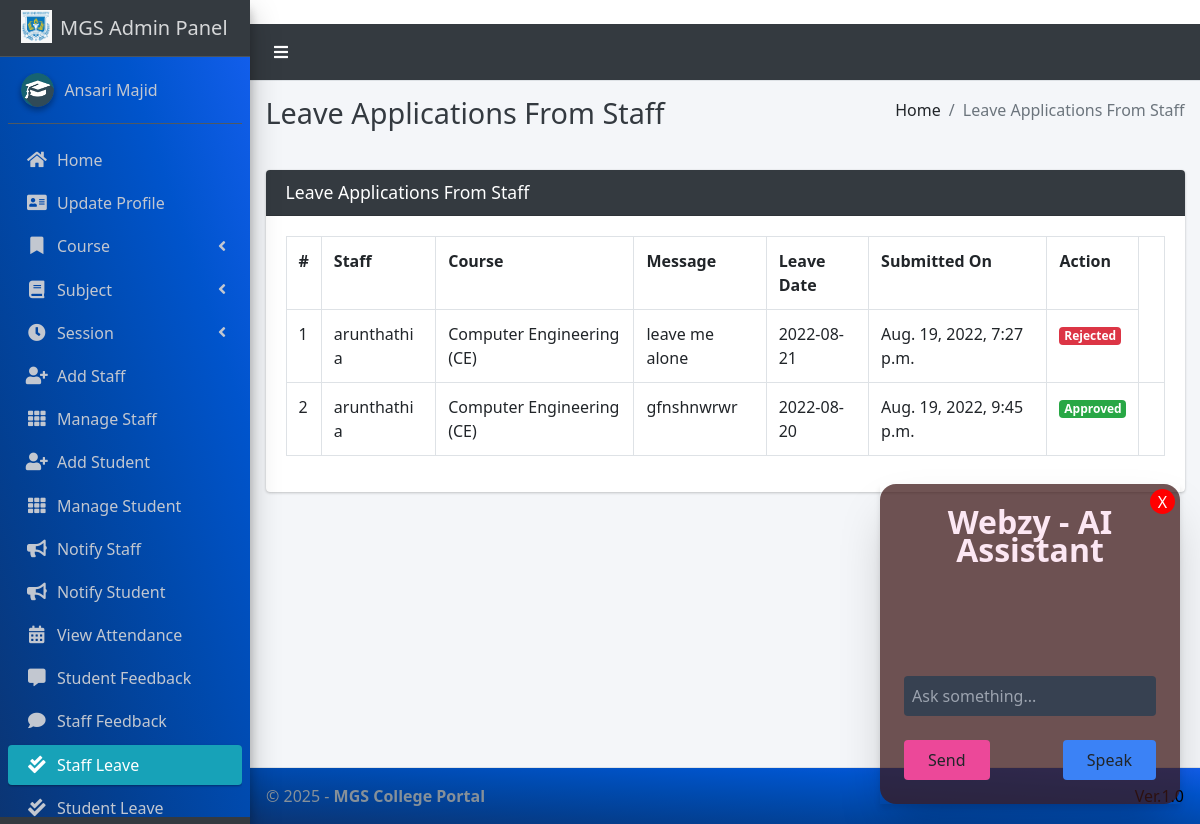
Screenshot of /staff/view/leave/ (signed in) with the database file from the repository.
### main_app/models.py (models this page shows)
class LeaveReportStaff(models.Model):
    staff = models.ForeignKey(Staff, on_delete=models.CASCADE)
    date = models.CharField(max_length=60)
    message = models.TextField()
    status = models.SmallIntegerField(default=0)
    created_at = models.DateTimeField(auto_now_add=True)
    updated_at = models.DateTimeField(auto_now=True)

class Staff(models.Model):
    course = models.ForeignKey(Course, on_delete=models.DO_NOTHING, null=True, blank=False)
    admin = models.OneToOneField(CustomUser, on_delete=models.CASCADE)
    def __str__(self):
        return self.admin.first_name + " " +  self.admin.last_name

class CustomUser(AbstractUser):
    USER_TYPE = ((1, "HOD"), (2, "Staff"), (3, "Student"))
    GENDER = [("M", "Male"), ("F", "Female")]
    username = None  # Removed username, using email instead
    email = models.EmailField(unique=True)
    user_type = models.CharField(default=1, choices=USER_TYPE, max_length=1)
    gender = models.CharField(max_length=1, choices=GENDER)
    profile_pic = models.ImageField()
    address = models.TextField()
    fcm_token = models.TextField(default="")  # For firebase notifications
    created_at = models.DateTimeField(auto_now_add=True)
    updated_at = models.DateTimeField(auto_now=True)
    USERNAME_FIELD = "email"
    REQUIRED_FIELDS = []
    objects = CustomUserManager()
    def __str__(self):
        return  self.first_name + " " + self.last_name

class Course(models.Model):
    name = models.CharField(max_length=120)
    created_at = models.DateTimeField(auto_now_add=True)
    updated_at = models.DateTimeField(auto_now=True)
    def __str__(self):
        return self.name

### main_app/hod_views.py (the view, shortened to what this page needs)
# urls.py: path("staff/view/leave/", hod_views.view_staff_leave, name="view_staff_leave",),
@csrf_exempt
def view_staff_leave(request):
    if request.method != 'POST':
        allLeave = LeaveReportStaff.objects.all()
        context = {
            'allLeave': allLeave,
            'page_title': 'Leave Applications From Staff'
        }
        return render(request, "hod_template/staff_leave_view.html", context)

### main_app/templates/hod_template/staff_leave_view.html (shortened to what this page needs)
{% extends 'main_app/base.html' %}
{% load static %}
{% block page_title %}{{page_title}}{% endblock page_title %}
{% block content %}
<section class="content">
    <div class="container-fluid">
        <div class="row">
            <div class="col-md-12">
                <div class="card card-dark">
                    <div class="card-header">
                        <h3 class="card-title">{{page_title}}</h3>
                    </div>
                    <div class="table card-body">
                        <table class="table table-bordered table-hover">
                            <tr>
                                <th>#</th>
                                <th>Staff</th>
                                <th>Course</th>
                                <th>Message</th>
                                <th>Leave Date</th>
                                <th>Submitted On</th>
                                <th>Action</th>
                            </tr>
                            {% for leave in  allLeave %}
                              <tr>
                                  <td>{{forloop.counter}}</td>
                                  <td>{{leave.staff}}</td>
                                  <td>{{leave.staff.course}}</td>
                                  <td>{{leave.message}}</td>
                                  <td>{{leave.date}}</td>
                                  <td>{{leave.created_at}}</td>
                                      {% if leave.status == 0 %}
                                           <td> <button data-toggle = "modal" data-target = "#reply_modal" value="{{leave.id}}" class="btn btn-success reply_open_modal">Reply</button>
{% elif leave.status == -1 %}
<td><span  class='badge badge-danger'>Rejected</span></td>
{% else %}
<td><span  class='badge badge-success'>Approved</span></td>
                                            <td>{{feedback.updated_at}}</td>
                                      {% endif %}
                              </tr>
                            {% endfor %}
                        </table>
                    </div>
                    </div>
            </div>
        </div>
    </div>
</section>
{% endblock content %}

### main_app/templates/main_app/sidebar_template.html (shortened to what this page needs)
{% load static %}
<aside class="main-sidebar sidebar-dark-info elevation-4">
    {% if request.user.user_type == '1' %}
    <a href="{% url 'admin_home' %}" class="brand-link">
        <img src="{% static 'dist/img/logo.jpg' %} " alt="MGS LOGO"
            class="brand-image " >
        <span class="brand-text font-weight-light" >MGS Admin Panel</span>
    </a>
    <div class="sidebar" style="background-image: linear-gradient(to right top, #0b3574, #033f91, #004aae, #0054cc, #125eeb);">
        <div class="user-panel mt-3 pb-3 mb-3 d-flex">
            <div class="image">
                <img src="{% static 'dist/img/cmsl.png' %}" class="img-circle elevation-2" alt="User Image">
            </div>
            <div class="info">
                <a href="#" class="d-block">{{user}}</a>
            </div>
        </div>
        <nav class="mt-2">
            <ul class="nav nav-pills nav-sidebar flex-column" data-widget="treeview" role="menu" data-accordion="false">
                <li class="nav-item">
                    {% url 'admin_home' as admin_home %}
                    <a href="{{admin_home}}" class="nav-link {% if admin_home == request.path %} active {% endif %}">
                        <i class="nav-icon fas fa-home"></i>
                        <p>
                            Home
                        </p>
                    </a>
                </li>
                <li class="nav-item">
                    {% url 'admin_view_profile' as admin_view_profile %}
                    <a href="{{admin_view_profile}}"
                        class="nav-link {% if admin_view_profile == request.path %} active {% endif %}">
                        <i class="nav-icon fas fa-address-card"></i>
                        <p>
                            Update Profile
                        </p>
                    </a>
                </li>
                <li class="nav-item has-treeview">
                    <a href="#" class="nav-link" >
                        <i class="nav-icon fas fa-bookmark"></i>
                        <p>
                            Course
                            <i class="fas fa-angle-left right"></i>
                        </p>
                    </a>
                </li>
                <li class="nav-item has-treeview">
                    <a href="#" class="nav-link">
                        <i class="nav-icon fas fa-book"></i>
                        <p>
                            Subject
                            <i class="fas fa-angle-left right"></i>
                        </p>
                    </a>
                </li>
                <li class="nav-item has-treeview">
                    <a href="#" class="nav-link">
                        <i  class="nav-icon fas fa-clock"></i>
                        <p>
                            Session
                            <i class="fas fa-angle-left right"></i>
                        </p>
                    </a>
                </li>
                <li class="nav-item">
                    {% url 'add_staff' as add_staff %}
                    <a href="{{add_staff}}" class="nav-link {% if add_staff == request.path %} active {% endif %}">
                        <i class="nav-icon fas fa-user-plus"></i>
                        <p>
                            Add Staff
                        </p>
                    </a>
                </li>
                <li class="nav-item">
                    {% url 'manage_staff' as manage_staff %}
                    {% url 'edit_staff' staff_id as edit_staff %}
                    <a href="{{manage_staff}}"
                        class="nav-link {% if manage_staff == request.path or request.path == edit_staff %} active {% endif %}">
                        <i class="nav-icon fas fa-th"></i>
                        <p>
                            Manage Staff
                        </p>
                    </a>
                </li>
                <li class="nav-item">
                    {% url 'add_student' as add_student%}
                    <a href="{{add_student}}" class="nav-link  {% if add_student == request.path %} active {% endif %}">
                        <i class="nav-icon fas fa-user-plus"></i>
                        <p>
                            Add Student
                        </p>
                    </a>
                </li>
                <li class="nav-item">
                    {% url 'manage_student' as manage_student %}
                    {% url 'edit_student' student_id as edit_student %}
                    <a href="{{manage_student}}"
                        class="nav-link  {% if edit_student == request.path or manage_student == request.path %} active {% endif %}">
                        <i class="nav-icon fas fa-th"></i>
                        <p>
                            Manage Student
                        </p>
                    </a>
                </li>
                <li class="nav-item">
                    {% url 'admin_notify_staff' as admin_notify_staff %}
                    <a href="{{admin_notify_staff}}"
                        class="nav-link {% if admin_notify_staff == request.path %} active {% endif %}">
                        <i class="nav-icon fas fa-bullhorn"></i>
                        <p>
                            Notify Staff
                        </p>
                    </a>
                </li>
                <li class="nav-item">
                    {% url 'admin_notify_student' as admin_notify_student %}
                    <a href="{{admin_notify_student}}"
                        class="nav-link {% if admin_notify_student == request.path %} active {% endif %}">
                        <i class="nav-icon fas fa-bullhorn"></i>
                        <p>
                            Notify Student
                        </p>
                    </a>
                </li>
                <li class="nav-item">
                    {% url 'admin_view_attendance' as admin_view_attendance %}
                <li class="nav-item">
                    <a href="{{admin_view_attendance}}"
                        class="nav-link  {% if admin_view_attendance == request.path %} active {% endif %}">
                        <i class="nav-icon fas fa-calendar-alt"></i>
                        <p>
                            View Attendance
                        </p>
                    </a>
                </li>
                <li class="nav-item">
                    {% url 'student_feedback_message' as student_feedback_message %}
                    <a href="{{ student_feedback_message }}"
                        class="nav-link  {% if student_feedback_message == request.path %} active {% endif %}">
                        <i class="nav-icon fas fa-comment-alt"></i>
                        <p>
                            Student Feedback
                        </p>
                    </a>
                </li>
                <li class="nav-item">
                    {% url 'staff_feedback_message' as staff_feedback_message %}
                    <a href="{{staff_feedback_message}}"
                        class="nav-link   {% if staff_feedback_message == request.path %} active {% endif %}">
                        <i  class="nav-icon fas fa-comment"></i>
                        <p>
                            Staff Feedback
                        </p>
                    </a>
                </li>
                <li class="nav-item">
                    {% url 'view_staff_leave' as view_staff_leave %}
                    <a href="{{view_staff_leave}}"
                        class="nav-link  {% if view_staff_leave == request.path %} active {% endif %}">
                        <i  class="nav-icon fas fa-check-double"></i>
                        <p>
                            Staff Leave
                        </p>
                    </a>
                </li>
                <li class="nav-item">
                    {% url 'view_student_leave' as view_student_leave %}
                    <a href="{% url 'view_student_leave' %}"
                        class="nav-link  {% if view_student_leave == request.path %} active {% endif %}">
                        <i  class="nav-icon fas fa-check-double"></i>
                        <p>
                            Student Leave
                        </p>
                    </a>
                </li>
                                        {% endif %}
                                    </ul>
                                </nav>
                            </div>
</aside>

### rows the page displays
LeaveReportStaff: staff "arunthathi a", staff.course "Computer Engineering (CE)", message "leave me alone", date "2022-08-21", created_at "Aug. 19, 2022, 7:27 p.m.", status "Rejected"
LeaveReportStaff: staff "arunthathi a", staff.course "Computer Engineering (CE)", message "gfnshnwrwr", date "2022-08-20", created_at "Aug. 19, 2022, 9:45 p.m."
CustomUser: first_name+last_name "Ansari Majid"

### other values shown
{{ page_title }} "Leave Applications From Staff"
